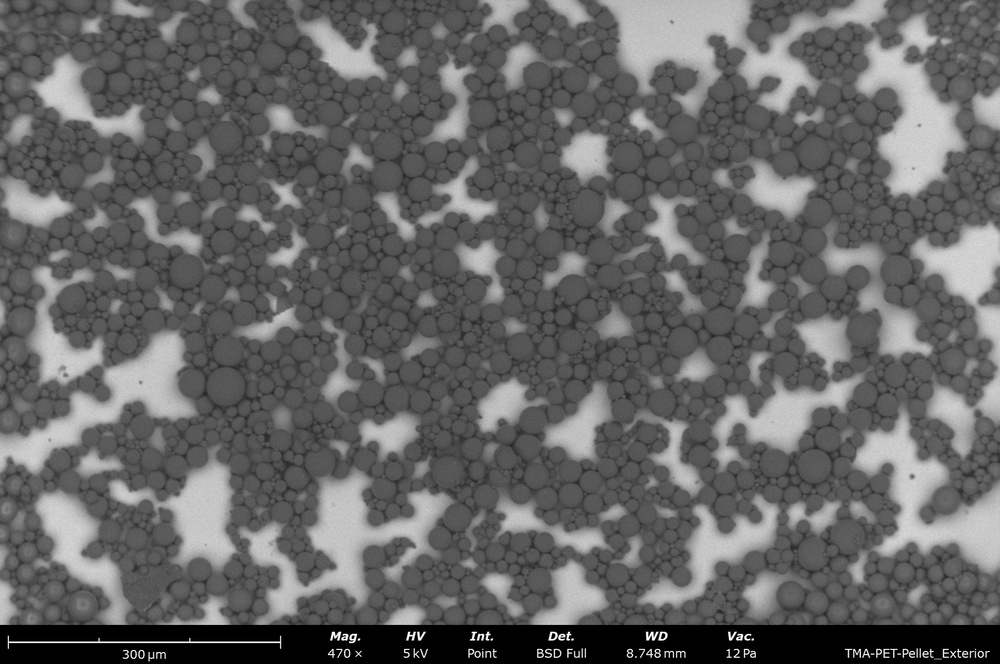
#> input picture Images/PDVB Butanol 4% wt to vol (2).jpeg, 1000 x 664 px, shrunk from 1920 x 1275 before the run, found by its file name
$ jupyter execute Wavelet_transform.ipynb
#> lines starting #> are read from the running program, lines starting #| are printed output that depends on the picture
[cell 1]
import numpy as np
import cv2
import matplotlib.pyplot as plt
import pywt

# Load the image in grayscale
image_path = '/workspaces/Python_Physics/Images/PDVB Butanol 4% wt to vol (2).jpeg'  # Update the path to your image
image = cv2.imread(image_path, cv2.IMREAD_GRAYSCALE)
#> image is the input picture: shape (664, 1000); min 0, max 255, mean 101.2

# Apply Discrete Wavelet Transform (DWT)
coeffs = pywt.dwt2(image, 'haar')  # You can change 'haar' to other wavelet types
cA, (cH, cV, cD) = coeffs
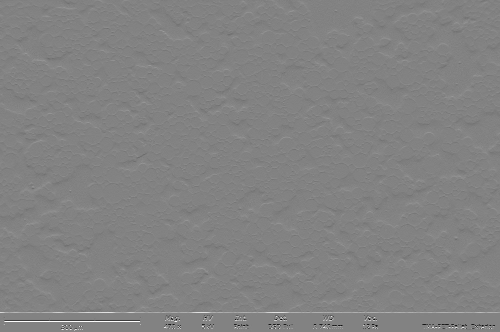
#> cH: shape (332, 500) float64; min -238, max 227, mean 0.3; drawn with min black and max white

# Visualize the original image and wavelet coefficients
plt.figure(figsize=(12, 8))

# Original Image
plt.subplot(2, 2, 1)
plt.imshow(image, cmap='gray')
plt.title('Original Image')
plt.axis('off')

# Approximation Coefficients
plt.subplot(2, 2, 2)
plt.imshow(cA, cmap='gray')
plt.title('Approximation Coefficients (cA)')
plt.axis('off')

# Horizontal Detail Coefficients
plt.subplot(2, 2, 3)
plt.imshow(cH, cmap='gray')
plt.title('Horizontal Detail Coefficients (cH)')
plt.axis('off')

# Vertical Detail Coefficients
plt.subplot(2, 2, 4)
plt.imshow(cV, cmap='gray')
plt.title('Vertical Detail Coefficients (cV)')
plt.axis('off')

# Display the plots
plt.tight_layout()
plt.show()
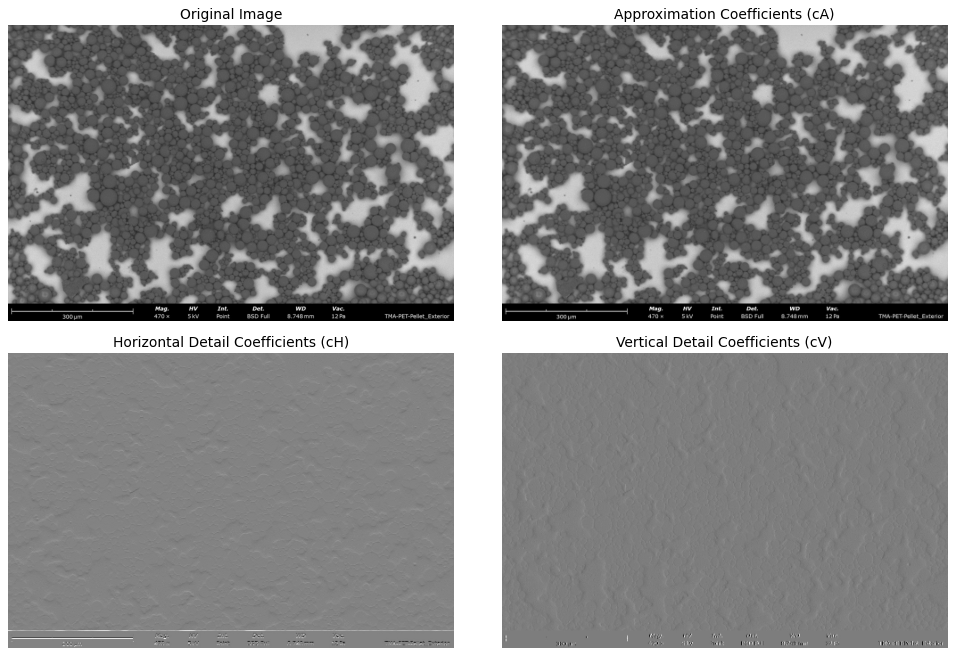
#> figure drawn by matplotlib, 4 panels

$ run again, with Images/PDVB Butanol 4% wt to vol (1).jpeg copied over Images/PDVB Butanol 4% wt to vol (2).jpeg
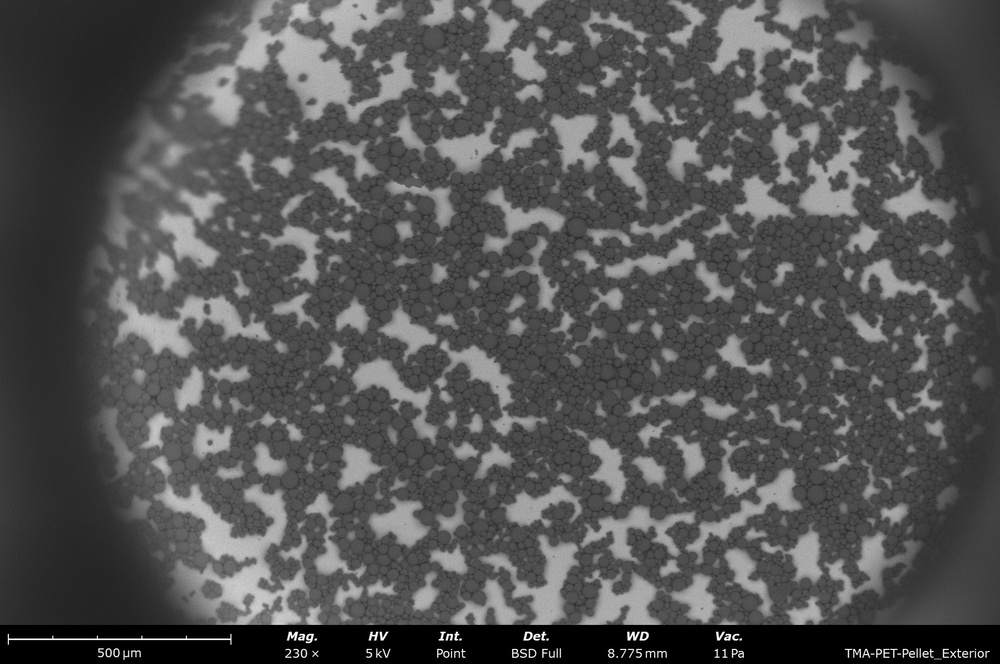
#> input picture Images/PDVB Butanol 4% wt to vol (1).jpeg, 1000 x 664 px, shrunk from 1920 x 1275 before the run, found by its file name
#> image is the input picture: shape (664, 1000); min 0, max 255, mean 83.9
#> `cA, (cH, cV, cD) = coeffs`:
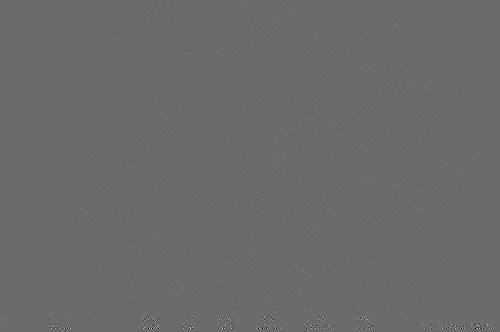
#> cD: shape (332, 500) float64; min -127.5, max 175.5, mean 0; drawn with min black and max white
#> `plt.show()`:
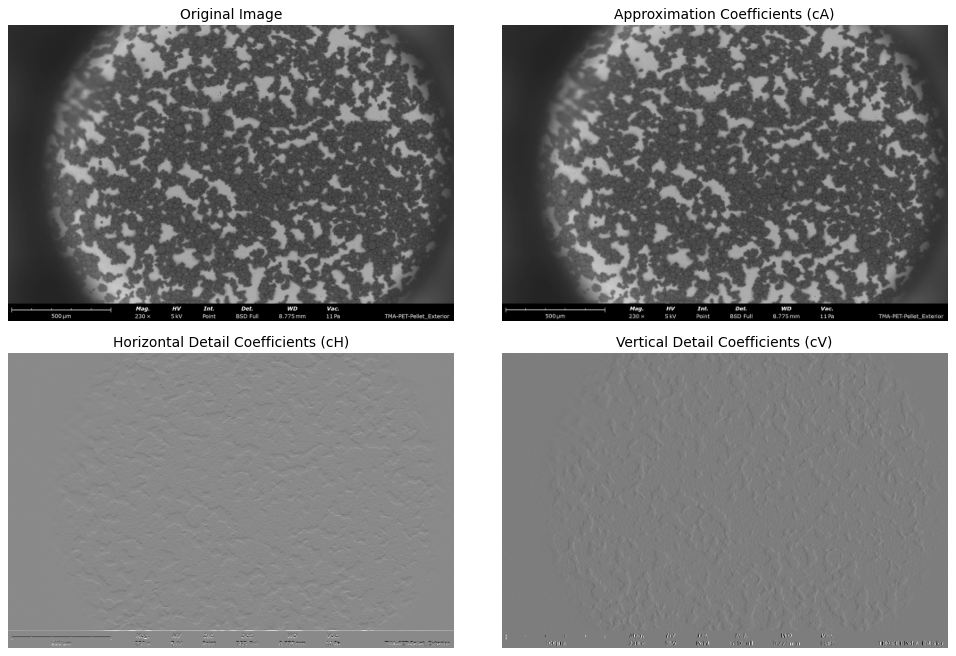
#> figure drawn by matplotlib, 4 panels

$ run again, with Images/PDVB Butanol 4% wt to vol (4).jpeg copied over Images/PDVB Butanol 4% wt to vol (2).jpeg
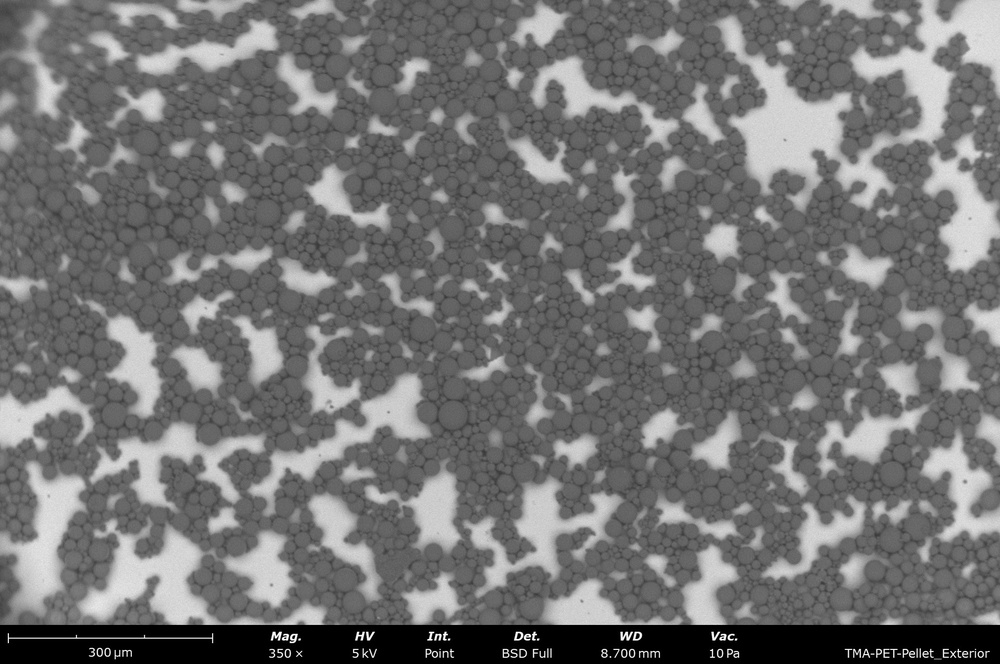
#> input picture Images/PDVB Butanol 4% wt to vol (4).jpeg, 1000 x 664 px, shrunk from 1920 x 1275 before the run, found by its file name
#> image is the input picture: shape (664, 1000); min 0, max 255, mean 115.1
#> `cA, (cH, cV, cD) = coeffs`:
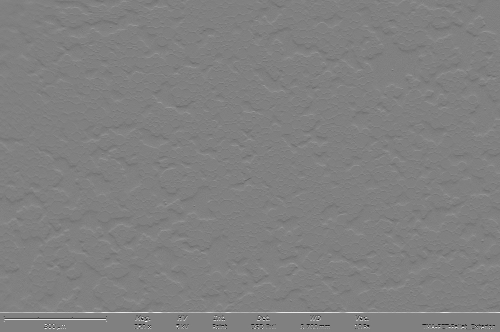
#> cH: shape (332, 500) float64; min -222.5, max 218.5, mean 0.3; drawn with min black and max white
#> `plt.show()`:
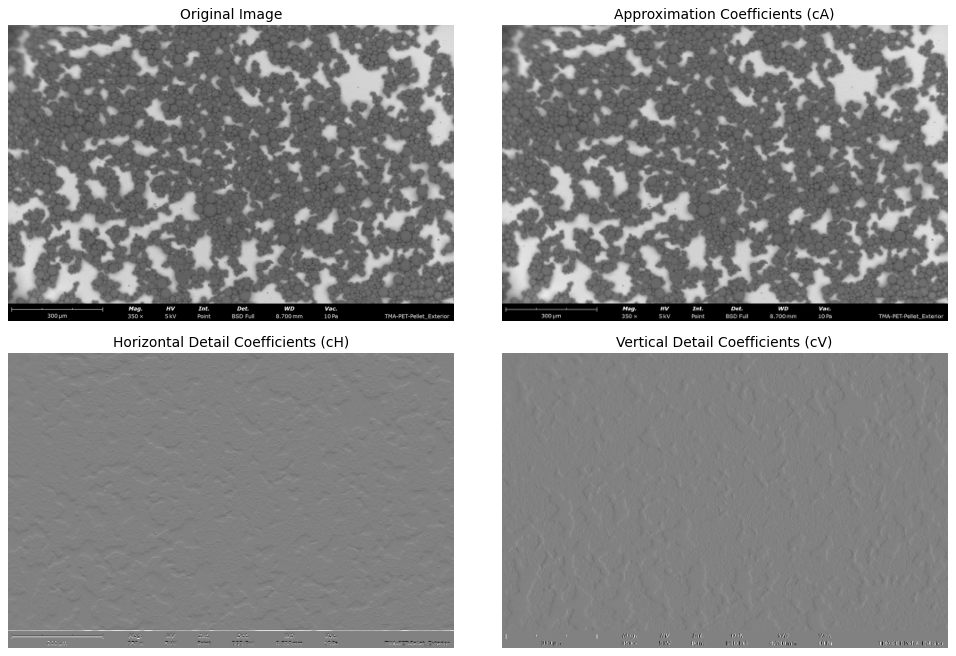
#> figure drawn by matplotlib, 4 panels
